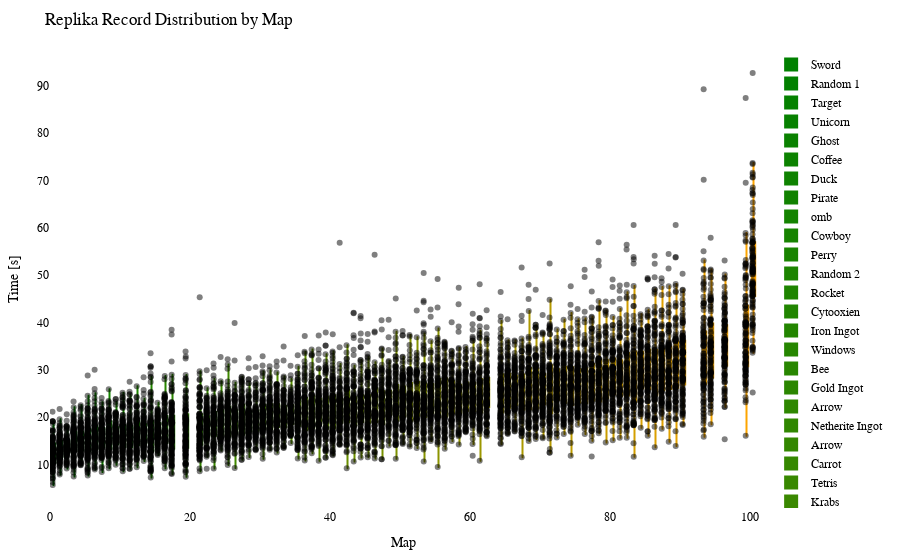

Notebook source saved alongside this figure:
### Code cell
import plotly.graph_objects as go
import plotly.io as pio
from matplotlib.colors import LinearSegmentedColormap, to_hex

df = getRecordsDataframe(minigame="Replika")

# sort df columns by mean value 
df = df.reindex(df.mean().sort_values().index, axis=1)

# drop sum column
df = df.drop(columns=["Sum"])

# replace 25 with NaN
df = df.replace(25, np.nan)

# remove "ms " from column names
df.columns = df.columns.str.replace('ms ', '')

# Exclude the first column (assuming it's the column you don't want to include)
df_to_html = df.iloc[:, 1:]

# Calculate the offset for centering the data points
num_columns = len(df_to_html.columns)
offset = 0.5

# Create a green to orange gradient
cmap = LinearSegmentedColormap.from_list("green_orange", ["green", "orange"])
colors = [to_hex(cmap(i / (num_columns - 1))) for i in range(num_columns)]

# Create a Swarm plot using Plotly
fig = go.Figure()

for i, (column, color) in enumerate(zip(df_to_html.columns, colors)):
    x_values = [i + offset] * len(df_to_html[column])  # Adjust x-values with offset for horizontal centering
    fig.add_trace(go.Box(x=x_values,
                         y=df_to_html[column],
                         name=column,
                         boxpoints='all',
                         pointpos=-0.5,  # Adjust point position to prevent overlapping
                         marker=dict(color='rgba(0,0,0,0.5)', size=6),  # Adjust marker color and size
                         line=dict(color=color),
                         fillcolor=color,
                         hovertext=df_to_html.index,
                         hoverinfo='name+text+y',
                         showlegend=True))

fig.update_layout(title="Replika Record Distribution by Map",
                  xaxis=dict(title="Map"),
                  yaxis=dict(title="Time [s]"),
                  showlegend=True,
                  font=dict(family="Arial", size=12, color="black"),  # Customize font
                  plot_bgcolor="white",  # Set background color
                  margin=dict(l=50, r=50, t=50, b=50),  # Adjust margins for better layout
                  )

# Show the figure
fig.show()

# Export the plot to an HTML file
pio.write_html(fig, "out/repl_swarm_plot.html")

### Figure 1 — Plotly figure (JSON) as saved in the notebook; plotly's stock layout.template omitted (floating-point values rounded to 4 significant figures; data arrays with more than 128 entries replaced by an {"elided": "..."} marker saying what was removed)
{"data": [{"boxpoints": "all", "fillcolor": "#008000", "hoverinfo": "name+text+y", "hovertext": {"elided": "211 str values"}, "line": {"color": "#008000"}, "marker": {"color": "rgba(0,0,0,0.5)", "size": 6}, "name": "Sword", "pointpos": -0.5, "showlegend": true, "type": "box", "x": {"elided": "211 float values"}, "y": {"elided": "211 float values"}}, {"boxpoints": "all", "fillcolor": "#028000", "hoverinfo": "name+text+y", "hovertext": {"elided": "211 str values"}, "line": {"color": "#028000"}, "marker": {"color": "rgba(0,0,0,0.5)", "size": 6}, "name": "Random 1", "pointpos": -0.5, "showlegend": true, "type": "box", "x": {"elided": "211 float values"}, "y": {"elided": "211 float values"}}, {"boxpoints": "all", "fillcolor": "#058100", "hoverinfo": "name+text+y", "hovertext": {"elided": "211 str values"}, "line": {"color": "#058100"}, "marker": {"color": "rgba(0,0,0,0.5)", "size": 6}, "name": "Target", "pointpos": -0.5, "showlegend": true, "type": "box", "x": {"elided": "211 float values"}, "y": {"elided": "211 float values"}}, {"boxpoints": "all", "fillcolor": "#078100", "hoverinfo": "name+text+y", "hovertext": {"elided": "211 str values"}, "line": {"color": "#078100"}, "marker": {"color": "rgba(0,0,0,0.5)", "size": 6}, "name": "Unicorn", "pointpos": -0.5, "showlegend": true, "type": "box", "x": {"elided": "211 float values"}, "y": {"elided": "211 float values"}}, {"boxpoints": "all", "fillcolor": "#0a8100", "hoverinfo": "name+text+y", "hovertext": {"elided": "211 str values"}, "line": {"color": "#0a8100"}, "marker": {"color": "rgba(0,0,0,0.5)", "size": 6}, "name": "Ghost", "pointpos": -0.5, "showlegend": true, "type": "box", "x": {"elided": "211 float values"}, "y": {"elided": "211 float values"}}, {"boxpoints": "all", "fillcolor": "#0c8200", "hoverinfo": "name+text+y", "hovertext": {"elided": "211 str values"}, "line": {"color": "#0c8200"}, "marker": {"color": "rgba(0,0,0,0.5)", "size": 6}, "name": "Coffee", "pointpos": -0.5, "showlegend": true, "type": "box", "x": {"elided": "211 float values"}, "y": {"elided": "211 float values"}}, {"boxpoints": "all", "fillcolor": "#0f8200", "hoverinfo": "name+text+y", "hovertext": {"elided": "211 str values"}, "line": {"color": "#0f8200"}, "marker": {"color": "rgba(0,0,0,0.5)", "size": 6}, "name": "Duck", "pointpos": -0.5, "showlegend": true, "type": "box", "x": {"elided": "211 float values"}, "y": {"elided": "211 float values"}}, {"boxpoints": "all", "fillcolor": "#118200", "hoverinfo": "name+text+y", "hovertext": {"elided": "211 str values"}, "line": {"color": "#118200"}, "marker": {"color": "rgba(0,0,0,0.5)", "size": 6}, "name": "Pirate", "pointpos": -0.5, "showlegend": true, "type": "box", "x": {"elided": "211 float values"}, "y": {"elided": "211 float values"}}, {"boxpoints": "all", "fillcolor": "#148300", "hoverinfo": "name+text+y", "hovertext": {"elided": "211 str values"}, "line": {"color": "#148300"}, "marker": {"color": "rgba(0,0,0,0.5)", "size": 6}, "name": "omb", "pointpos": -0.5, "showlegend": true, "type": "box", "x": {"elided": "211 float values"}, "y": {"elided": "211 float values"}}, {"boxpoints": "all", "fillcolor": "#178300", "hoverinfo": "name+text+y", "hovertext": {"elided": "211 str values"}, "line": {"color": "#178300"}, "marker": {"color": "rgba(0,0,0,0.5)", "size": 6}, "name": "Cowboy", "pointpos": -0.5, "showlegend": true, "type": "box", "x": {"elided": "211 float values"}, "y": {"elided": "211 float values"}}, {"boxpoints": "all", "fillcolor": "#198400", "hoverinfo": "name+text+y", "hovertext": {"elided": "211 str values"}, "line": {"color": "#198400"}, "marker": {"color": "rgba(0,0,0,0.5)", "size": 6}, "name": "Perry", "pointpos": -0.5, "showlegend": true, "type": "box", "x": {"elided": "211 float values"}, "y": {"elided": "211 float values"}}, {"boxpoints": "all", "fillcolor": "#1c8400", "hoverinfo": "name+text+y", "hovertext": {"elided": "211 str values"}, "line": {"color": "#1c8400"}, "marker": {"color": "rgba(0,0,0,0.5)", "size": 6}, "name": "Random 2", "pointpos": -0.5, "showlegend": true, "type": "box", "x": {"elided": "211 float values"}, "y": {"elided": "211 float values"}}, {"boxpoints": "all", "fillcolor": "#1e8400", "hoverinfo": "name+text+y", "hovertext": {"elided": "211 str values"}, "line": {"color": "#1e8400"}, "marker": {"color": "rgba(0,0,0,0.5)", "size": 6}, "name": "Rocket", "pointpos": -0.5, "showlegend": true, "type": "box", "x": {"elided": "211 float values"}, "y": {"elided": "211 float values"}}, {"boxpoints": "all", "fillcolor": "#218500", "hoverinfo": "name+text+y", "hovertext": {"elided": "211 str values"}, "line": {"color": "#218500"}, "marker": {"color": "rgba(0,0,0,0.5)", "size": 6}, "name": "Cytooxien", "pointpos": -0.5, "showlegend": true, "type": "box", "x": {"elided": "211 float values"}, "y": {"elided": "211 float values"}}, {"boxpoints": "all", "fillcolor": "#238500", "hoverinfo": "name+text+y", "hovertext": {"elided": "211 str values"}, "line": {"color": "#238500"}, "marker": {"color": "rgba(0,0,0,0.5)", "size": 6}, "name": "Iron Ingot", "pointpos": -0.5, "showlegend": true, "type": "box", "x": {"elided": "211 float values"}, "y": {"elided": "211 float values"}}, {"boxpoints": "all", "fillcolor": "#268600", "hoverinfo": "name+text+y", "hovertext": {"elided": "211 str values"}, "line": {"color": "#268600"}, "marker": {"color": "rgba(0,0,0,0.5)", "size": 6}, "name": "Windows", "pointpos": -0.5, "showlegend": true, "type": "box", "x": {"elided": "211 float values"}, "y": {"elided": "211 float values"}}, {"boxpoints": "all", "fillcolor": "#288600", "hoverinfo": "name+text+y", "hovertext": {"elided": "211 str values"}, "line": {"color": "#288600"}, "marker": {"color": "rgba(0,0,0,0.5)", "size": 6}, "name": "Bee", "pointpos": -0.5, "showlegend": true, "type": "box", "x": {"elided": "211 float values"}, "y": {"elided": "211 float values"}}, {"boxpoints": "all", "fillcolor": "#2b8600", "hoverinfo": "name+text+y", "hovertext": {"elided": "211 str values"}, "line": {"color": "#2b8600"}, "marker": {"color": "rgba(0,0,0,0.5)", "size": 6}, "name": "Gold Ingot", "pointpos": -0.5, "showlegend": true, "type": "box", "x": {"elided": "211 float values"}, "y": {"elided": "211 float values"}}, {"boxpoints": "all", "fillcolor": "#2e8700", "hoverinfo": "name+text+y", "hovertext": {"elided": "211 str values"}, "line": {"color": "#2e8700"}, "marker": {"color": "rgba(0,0,0,0.5)", "size": 6}, "name": "Arrow", "pointpos": -0.5, "showlegend": true, "type": "box", "x": {"elided": "211 float values"}, "y": {"elided": "211x2 float values"}}, {"boxpoints": "all", "fillcolor": "#308700", "hoverinfo": "name+text+y", "hovertext": {"elided": "211 str values"}, "line": {"color": "#308700"}, "marker": {"color": "rgba(0,0,0,0.5)", "size": 6}, "name": "Netherite Ingot", "pointpos": -0.5, "showlegend": true, "type": "box", "x": {"elided": "211 float values"}, "y": {"elided": "211 float values"}}, {"boxpoints": "all", "fillcolor": "#338700", "hoverinfo": "name+text+y", "hovertext": {"elided": "211 str values"}, "line": {"color": "#338700"}, "marker": {"color": "rgba(0,0,0,0.5)", "size": 6}, "name": "Arrow", "pointpos": -0.5, "showlegend": true, "type": "box", "x": {"elided": "211 float values"}, "y": {"elided": "211x2 float values"}}, {"boxpoints": "all", "fillcolor": "#358800", "hoverinfo": "name+text+y", "hovertext": {"elided": "211 str values"}, "line": {"color": "#358800"}, "marker": {"color": "rgba(0,0,0,0.5)", "size": 6}, "name": "Carrot", "pointpos": -0.5, "showlegend": true, "type": "box", "x": {"elided": "211 float values"}, "y": {"elided": "211 float values"}}, {"boxpoints": "all", "fillcolor": "#388800", "hoverinfo": "name+text+y", "hovertext": {"elided": "211 str values"}, "line": {"color": "#388800"}, "marker": {"color": "rgba(0,0,0,0.5)", "size": 6}, "name": "Tetris", "pointpos": -0.5, "showlegend": true, "type": "box", "x": {"elided": "211 float values"}, "y": {"elided": "211 float values"}}, {"boxpoints": "all", "fillcolor": "#3a8800", "hoverinfo": "name+text+y", "hovertext": {"elided": "211 str values"}, "line": {"color": "#3a8800"}, "marker": {"color": "rgba(0,0,0,0.5)", "size": 6}, "name": "Krabs", "pointpos": -0.5, "showlegend": true, "type": "box", "x": {"elided": "211 float values"}, "y": {"elided": "211 float values"}}, {"boxpoints": "all", "fillcolor": "#3d8900", "hoverinfo": "name+text+y", "hovertext": {"elided": "211 str values"}, "line": {"color": "#3d8900"}, "marker": {"color": "rgba(0,0,0,0.5)", "size": 6}, "name": "Cookie", "pointpos": -0.5, "showlegend": true, "type": "box", "x": {"elided": "211 float values"}, "y": {"elided": "211 float values"}}, {"boxpoints": "all", "fillcolor": "#408900", "hoverinfo": "name+text+y", "hovertext": {"elided": "211 str values"}, "line": {"color": "#408900"}, "marker": {"color": "rgba(0,0,0,0.5)", "size": 6}, "name": "Poppy", "pointpos": -0.5, "showlegend": true, "type": "box", "x": {"elided": "211 float values"}, "y": {"elided": "211 float values"}}, {"boxpoints": "all", "fillcolor": "#428a00", "hoverinfo": "name+text+y", "hovertext": {"elided": "211 str values"}, "line": {"color": "#428a00"}, "marker": {"color": "rgba(0,0,0,0.5)", "size": 6}, "name": "Koopa", "pointpos": -0.5, "showlegend": true, "type": "box", "x": {"elided": "211 float values"}, "y": {"elided": "211 float values"}}, {"boxpoints": "all", "fillcolor": "#458a00", "hoverinfo": "name+text+y", "hovertext": {"elided": "211 str values"}, "line": {"color": "#458a00"}, "marker": {"color": "rgba(0,0,0,0.5)", "size": 6}, "name": "Pacman Ghost", "pointpos": -0.5, "showlegend": true, "type": "box", "x": {"elided": "211 float values"}, "y": {"elided": "211 float values"}}, {"boxpoints": "all", "fillcolor": "#478a00", "hoverinfo": "name+text+y", "hovertext": {"elided": "211 str values"}, "line": {"color": "#478a00"}, "marker": {"color": "rgba(0,0,0,0.5)", "size": 6}, "name": "Water Temple", "pointpos": -0.5, "showlegend": true, "type": "box", "x": {"elided": "211 float values"}, "y": {"elided": "211 float values"}}, {"boxpoints": "all", "fillcolor": "#4a8b00", "hoverinfo": "name+text+y", "hovertext": {"elided": "211 str values"}, "line": {"color": "#4a8b00"}, "marker": {"color": "rgba(0,0,0,0.5)", "size": 6}, "name": "Twitch", "pointpos": -0.5, "showlegend": true, "type": "box", "x": {"elided": "211 float values"}, "y": {"elided": "211 float values"}}, {"boxpoints": "all", "fillcolor": "#4c8b00", "hoverinfo": "name+text+y", "hovertext": {"elided": "211 str values"}, "line": {"color": "#4c8b00"}, "marker": {"color": "rgba(0,0,0,0.5)", "size": 6}, "name": "Mario", "pointpos": -0.5, "showlegend": true, "type": "box", "x": {"elided": "211 float values"}, "y": {"elided": "211 float values"}}, {"boxpoints": "all", "fillcolor": "#4f8b00", "hoverinfo": "name+text+y", "hovertext": {"elided": "211 str values"}, "line": {"color": "#4f8b00"}, "marker": {"color": "rgba(0,0,0,0.5)", "size": 6}, "name": "Poke Ball", "pointpos": -0.5, "showlegend": true, "type": "box", "x": {"elided": "211 float values"}, "y": {"elided": "211 float values"}}, {"boxpoints": "all", "fillcolor": "#518c00", "hoverinfo": "name+text+y", "hovertext": {"elided": "211 str values"}, "line": {"color": "#518c00"}, "marker": {"color": "rgba(0,0,0,0.5)", "size": 6}, "name": "Diskette", "pointpos": -0.5, "showlegend": true, "type": "box", "x": {"elided": "211 float values"}, "y": {"elided": "211 float values"}}, {"boxpoints": "all", "fillcolor": "#548c00", "hoverinfo": "name+text+y", "hovertext": {"elided": "211 str values"}, "line": {"color": "#548c00"}, "marker": {"color": "rgba(0,0,0,0.5)", "size": 6}, "name": "Controller", "pointpos": -0.5, "showlegend": true, "type": "box", "x": {"elided": "211 float values"}, "y": {"elided": "211 float values"}}, {"boxpoints": "all", "fillcolor": "#578d00", "hoverinfo": "name+text+y", "hovertext": {"elided": "211 str values"}, "line": {"color": "#578d00"}, "marker": {"color": "rgba(0,0,0,0.5)", "size": 6}, "name": "Camera", "pointpos": -0.5, "showlegend": true, "type": "box", "x": {"elided": "211 float values"}, "y": {"elided": "211 float values"}}, {"boxpoints": "all", "fillcolor": "#598d00", "hoverinfo": "name+text+y", "hovertext": {"elided": "211 str values"}, "line": {"color": "#598d00"}, "marker": {"color": "rgba(0,0,0,0.5)", "size": 6}, "name": "Caterpie", "pointpos": -0.5, "showlegend": true, "type": "box", "x": {"elided": "211 float values"}, "y": {"elided": "211 float values"}}, {"boxpoints": "all", "fillcolor": "#5c8d00", "hoverinfo": "name+text+y", "hovertext": {"elided": "211 str values"}, "line": {"color": "#5c8d00"}, "marker": {"color": "rgba(0,0,0,0.5)", "size": 6}, "name": "House", "pointpos": -0.5, "showlegend": true, "type": "box", "x": {"elided": "211 float values"}, "y": {"elided": "211 float values"}}, {"boxpoints": "all", "fillcolor": "#5e8e00", "hoverinfo": "name+text+y", "hovertext": {"elided": "211 str values"}, "line": {"color": "#5e8e00"}, "marker": {"color": "rgba(0,0,0,0.5)", "size": 6}, "name": "YouTube", "pointpos": -0.5, "showlegend": true, "type": "box", "x": {"elided": "211 float values"}, "y": {"elided": "211 float values"}}, {"boxpoints": "all", "fillcolor": "#618e00", "hoverinfo": "name+text+y", "hovertext": {"elided": "211 str values"}, "line": {"color": "#618e00"}, "marker": {"color": "rgba(0,0,0,0.5)", "size": 6}, "name": "Parrot", "pointpos": -0.5, "showlegend": true, "type": "box", "x": {"elided": "211 float values"}, "y": {"elided": "211 float values"}}, {"boxpoints": "all", "fillcolor": "#638e00", "hoverinfo": "name+text+y", "hovertext": {"elided": "211 str values"}, "line": {"color": "#638e00"}, "marker": {"color": "rgba(0,0,0,0.5)", "size": 6}, "name": "Sonic", "pointpos": -0.5, "showlegend": true, "type": "box", "x": {"elided": "211 float values"}, "y": {"elided": "211 float values"}}, {"boxpoints": "all", "fillcolor": "#668f00", "hoverinfo": "name+text+y", "hovertext": {"elided": "211 str values"}, "line": {"color": "#668f00"}, "marker": {"color": "rgba(0,0,0,0.5)", "size": 6}, "name": "Chicken", "pointpos": -0.5, "showlegend": true, "type": "box", "x": {"elided": "211 float values"}, "y": {"elided": "211 float values"}}, {"boxpoints": "all", "fillcolor": "#688f00", "hoverinfo": "name+text+y", "hovertext": {"elided": "211 str values"}, "line": {"color": "#688f00"}, "marker": {"color": "rgba(0,0,0,0.5)", "size": 6}, "name": "Twitter", "pointpos": -0.5, "showlegend": true, "type": "box", "x": {"elided": "211 float values"}, "y": {"elided": "211 float values"}}, {"boxpoints": "all", "fillcolor": "#6b9000", "hoverinfo": "name+text+y", "hovertext": {"elided": "211 str values"}, "line": {"color": "#6b9000"}, "marker": {"color": "rgba(0,0,0,0.5)", "size": 6}, "name": "Excavator", "pointpos": -0.5, "showlegend": true, "type": "box", "x": {"elided": "211 float values"}, "y": {"elided": "211 float values"}}, {"boxpoints": "all", "fillcolor": "#6e9000", "hoverinfo": "name+text+y", "hovertext": {"elided": "211 str values"}, "line": {"color": "#6e9000"}, "marker": {"color": "rgba(0,0,0,0.5)", "size": 6}, "name": "Baby Yoda", "pointpos": -0.5, "showlegend": true, "type": "box", "x": {"elided": "211 float values"}, "y": {"elided": "211 float values"}}, {"boxpoints": "all", "fillcolor": "#709000", "hoverinfo": "name+text+y", "hovertext": {"elided": "211 str values"}, "line": {"color": "#709000"}, "marker": {"color": "rgba(0,0,0,0.5)", "size": 6}, "name": "Frog", "pointpos": -0.5, "showlegend": true, "type": "box", "x": {"elided": "211 float values"}, "y": {"elided": "211 float values"}}, {"boxpoints": "all", "fillcolor": "#739100", "hoverinfo": "name+text+y", "hovertext": {"elided": "211 str values"}, "line": {"color": "#739100"}, "marker": {"color": "rgba(0,0,0,0.5)", "size": 6}, "name": "of Meat", "pointpos": -0.5, "showlegend": true, "type": "box", "x": {"elided": "211 float values"}, "y": {"elided": "211 float values"}}, {"boxpoints": "all", "fillcolor": "#759100", "hoverinfo": "name+text+y", "hovertext": {"elided": "211 str values"}, "line": {"color": "#759100"}, "marker": {"color": "rgba(0,0,0,0.5)", "size": 6}, "name": "Egg", "pointpos": -0.5, "showlegend": true, "type": "box", "x": {"elided": "211 float values"}, "y": {"elided": "211 float values"}}, {"boxpoints": "all", "fillcolor": "#789100", "hoverinfo": "name+text+y", "hovertext": {"elided": "211 str values"}, "line": {"color": "#789100"}, "marker": {"color": "rgba(0,0,0,0.5)", "size": 6}, "name": "Fox", "pointpos": -0.5, "showlegend": true, "type": "box", "x": {"elided": "211 float values"}, "y": {"elided": "211 float values"}}, {"boxpoints": "all", "fillcolor": "#7a9200", "hoverinfo": "name+text+y", "hovertext": {"elided": "211 str values"}, "line": {"color": "#7a9200"}, "marker": {"color": "rgba(0,0,0,0.5)", "size": 6}, "name": "Thinking 2", "pointpos": -0.5, "showlegend": true, "type": "box", "x": {"elided": "211 float values"}, "y": {"elided": "211 float values"}}, {"boxpoints": "all", "fillcolor": "#7d9200", "hoverinfo": "name+text+y", "hovertext": {"elided": "211 str values"}, "line": {"color": "#7d9200"}, "marker": {"color": "rgba(0,0,0,0.5)", "size": 6}, "name": "The Sea", "pointpos": -0.5, "showlegend": true, "type": "box", "x": {"elided": "211 float values"}, "y": {"elided": "211 float values"}}, {"boxpoints": "all", "fillcolor": "#809300", "hoverinfo": "name+text+y", "hovertext": {"elided": "211 str values"}, "line": {"color": "#809300"}, "marker": {"color": "rgba(0,0,0,0.5)", "size": 6}, "name": "Thinking", "pointpos": -0.5, "showlegend": true, "type": "box", "x": {"elided": "211 float values"}, "y": {"elided": "211 float values"}}, {"boxpoints": "all", "fillcolor": "#829300", "hoverinfo": "name+text+y", "hovertext": {"elided": "211 str values"}, "line": {"color": "#829300"}, "marker": {"color": "rgba(0,0,0,0.5)", "size": 6}, "name": "Tree", "pointpos": -0.5, "showlegend": true, "type": "box", "x": {"elided": "211 float values"}, "y": {"elided": "211 float values"}}, {"boxpoints": "all", "fillcolor": "#859300", "hoverinfo": "name+text+y", "hovertext": {"elided": "211 str values"}, "line": {"color": "#859300"}, "marker": {"color": "rgba(0,0,0,0.5)", "size": 6}, "name": "ppHop 2", "pointpos": -0.5, "showlegend": true, "type": "box", "x": {"elided": "211 float values"}, "y": {"elided": "211 float values"}}, {"boxpoints": "all", "fillcolor": "#879400", "hoverinfo": "name+text+y", "hovertext": {"elided": "211 str values"}, "line": {"color": "#879400"}, "marker": {"color": "rgba(0,0,0,0.5)", "size": 6}, "name": "Pizza", "pointpos": -0.5, "showlegend": true, "type": "box", "x": {"elided": "211 float values"}, "y": {"elided": "211 float values"}}, {"boxpoints": "all", "fillcolor": "#8a9400", "hoverinfo": "name+text+y", "hovertext": {"elided": "211 str values"}, "line": {"color": "#8a9400"}, "marker": {"color": "rgba(0,0,0,0.5)", "size": 6}, "name": "Heart", "pointpos": -0.5, "showlegend": true, "type": "box", "x": {"elided": "211 float values"}, "y": {"elided": "211 float values"}}, {"boxpoints": "all", "fillcolor": "#8c9400", "hoverinfo": "name+text+y", "hovertext": {"elided": "211 str values"}, "line": {"color": "#8c9400"}, "marker": {"color": "rgba(0,0,0,0.5)", "size": 6}, "name": "Sheep", "pointpos": -0.5, "showlegend": true, "type": "box", "x": {"elided": "211 float values"}, "y": {"elided": "211 float values"}}, {"boxpoints": "all", "fillcolor": "#8f9500", "hoverinfo": "name+text+y", "hovertext": {"elided": "211 str values"}, "line": {"color": "#8f9500"}, "marker": {"color": "rgba(0,0,0,0.5)", "size": 6}, "name": "French Fries", "pointpos": -0.5, "showlegend": true, "type": "box", "x": {"elided": "211 float values"}, "y": {"elided": "211 float values"}}, {"boxpoints": "all", "fillcolor": "#919500", "hoverinfo": "name+text+y", "hovertext": {"elided": "211 str values"}, "line": {"color": "#919500"}, "marker": {"color": "rgba(0,0,0,0.5)", "size": 6}, "name": "Skeleton", "pointpos": -0.5, "showlegend": true, "type": "box", "x": {"elided": "211 float values"}, "y": {"elided": "211 float values"}}, {"boxpoints": "all", "fillcolor": "#949500", "hoverinfo": "name+text+y", "hovertext": {"elided": "211 str values"}, "line": {"color": "#949500"}, "marker": {"color": "rgba(0,0,0,0.5)", "size": 6}, "name": "Up", "pointpos": -0.5, "showlegend": true, "type": "box", "x": {"elided": "211 float values"}, "y": {"elided": "211 float values"}}, {"boxpoints": "all", "fillcolor": "#979600", "hoverinfo": "name+text+y", "hovertext": {"elided": "211 str values"}, "line": {"color": "#979600"}, "marker": {"color": "rgba(0,0,0,0.5)", "size": 6}, "name": "Among Us", "pointpos": -0.5, "showlegend": true, "type": "box", "x": {"elided": "211 float values"}, "y": {"elided": "211 float values"}}, {"boxpoints": "all", "fillcolor": "#999600", "hoverinfo": "name+text+y", "hovertext": {"elided": "211 str values"}, "line": {"color": "#999600"}, "marker": {"color": "rgba(0,0,0,0.5)", "size": 6}, "name": "Mountain", "pointpos": -0.5, "showlegend": true, "type": "box", "x": {"elided": "211 float values"}, "y": {"elided": "211 float values"}}, {"boxpoints": "all", "fillcolor": "#9c9700", "hoverinfo": "name+text+y", "hovertext": {"elided": "211 str values"}, "line": {"color": "#9c9700"}, "marker": {"color": "rgba(0,0,0,0.5)", "size": 6}, "name": "Cherry", "pointpos": -0.5, "showlegend": true, "type": "box", "x": {"elided": "211 float values"}, "y": {"elided": "211 float values"}}, {"boxpoints": "all", "fillcolor": "#9e9700", "hoverinfo": "name+text+y", "hovertext": {"elided": "211 str values"}, "line": {"color": "#9e9700"}, "marker": {"color": "rgba(0,0,0,0.5)", "size": 6}, "name": "Hourglass", "pointpos": -0.5, "showlegend": true, "type": "box", "x": {"elided": "211 float values"}, "y": {"elided": "211 float values"}}, {"boxpoints": "all", "fillcolor": "#a19700", "hoverinfo": "name+text+y", "hovertext": {"elided": "211 str values"}, "line": {"color": "#a19700"}, "marker": {"color": "rgba(0,0,0,0.5)", "size": 6}, "name": "Cow", "pointpos": -0.5, "showlegend": true, "type": "box", "x": {"elided": "211 float values"}, "y": {"elided": "211x2 float values"}}, {"boxpoints": "all", "fillcolor": "#a39800", "hoverinfo": "name+text+y", "hovertext": {"elided": "211 str values"}, "line": {"color": "#a39800"}, "marker": {"color": "rgba(0,0,0,0.5)", "size": 6}, "name": "Wizard", "pointpos": -0.5, "showlegend": true, "type": "box", "x": {"elided": "211 float values"}, "y": {"elided": "211 float values"}}, {"boxpoints": "all", "fillcolor": "#a69800", "hoverinfo": "name+text+y", "hovertext": {"elided": "211 str values"}, "line": {"color": "#a69800"}, "marker": {"color": "rgba(0,0,0,0.5)", "size": 6}, "name": "Galaxian Alien", "pointpos": -0.5, "showlegend": true, "type": "box", "x": {"elided": "211 float values"}, "y": {"elided": "211 float values"}}, {"boxpoints": "all", "fillcolor": "#a89800", "hoverinfo": "name+text+y", "hovertext": {"elided": "211 str values"}, "line": {"color": "#a89800"}, "marker": {"color": "rgba(0,0,0,0.5)", "size": 6}, "name": "Blue Monster", "pointpos": -0.5, "showlegend": true, "type": "box", "x": {"elided": "211 float values"}, "y": {"elided": "211 float values"}}, {"boxpoints": "all", "fillcolor": "#ab9900", "hoverinfo": "name+text+y", "hovertext": {"elided": "211 str values"}, "line": {"color": "#ab9900"}, "marker": {"color": "rgba(0,0,0,0.5)", "size": 6}, "name": "Eevee", "pointpos": -0.5, "showlegend": true, "type": "box", "x": {"elided": "211 float values"}, "y": {"elided": "211 float values"}}, {"boxpoints": "all", "fillcolor": "#ae9900", "hoverinfo": "name+text+y", "hovertext": {"elided": "211 str values"}, "line": {"color": "#ae9900"}, "marker": {"color": "rgba(0,0,0,0.5)", "size": 6}, "name": "Zombie", "pointpos": -0.5, "showlegend": true, "type": "box", "x": {"elided": "211 float values"}, "y": {"elided": "211 float values"}}, {"boxpoints": "all", "fillcolor": "#b09a00", "hoverinfo": "name+text+y", "hovertext": {"elided": "211 str values"}, "line": {"color": "#b09a00"}, "marker": {"color": "rgba(0,0,0,0.5)", "size": 6}, "name": "ppHop 1", "pointpos": -0.5, "showlegend": true, "type": "box", "x": {"elided": "211 float values"}, "y": {"elided": "211 float values"}}, {"boxpoints": "all", "fillcolor": "#b39a00", "hoverinfo": "name+text+y", "hovertext": {"elided": "211 str values"}, "line": {"color": "#b39a00"}, "marker": {"color": "rgba(0,0,0,0.5)", "size": 6}, "name": "Spider", "pointpos": -0.5, "showlegend": true, "type": "box", "x": {"elided": "211 float values"}, "y": {"elided": "211 float values"}}, {"boxpoints": "all", "fillcolor": "#b59a00", "hoverinfo": "name+text+y", "hovertext": {"elided": "211 str values"}, "line": {"color": "#b59a00"}, "marker": {"color": "rgba(0,0,0,0.5)", "size": 6}, "name": "Penguin", "pointpos": -0.5, "showlegend": true, "type": "box", "x": {"elided": "211 float values"}, "y": {"elided": "211 float values"}}, {"boxpoints": "all", "fillcolor": "#b89b00", "hoverinfo": "name+text+y", "hovertext": {"elided": "211 str values"}, "line": {"color": "#b89b00"}, "marker": {"color": "rgba(0,0,0,0.5)", "size": 6}, "name": "Slime", "pointpos": -0.5, "showlegend": true, "type": "box", "x": {"elided": "211 float values"}, "y": {"elided": "211 float values"}}, {"boxpoints": "all", "fillcolor": "#ba9b00", "hoverinfo": "name+text+y", "hovertext": {"elided": "211 str values"}, "line": {"color": "#ba9b00"}, "marker": {"color": "rgba(0,0,0,0.5)", "size": 6}, "name": "Turtle", "pointpos": -0.5, "showlegend": true, "type": "box", "x": {"elided": "211 float values"}, "y": {"elided": "211 float values"}}, {"boxpoints": "all", "fillcolor": "#bd9b00", "hoverinfo": "name+text+y", "hovertext": {"elided": "211 str values"}, "line": {"color": "#bd9b00"}, "marker": {"color": "rgba(0,0,0,0.5)", "size": 6}, "name": "Mouse", "pointpos": -0.5, "showlegend": true, "type": "box", "x": {"elided": "211 float values"}, "y": {"elided": "211 float values"}}, {"boxpoints": "all", "fillcolor": "#c09c00", "hoverinfo": "name+text+y", "hovertext": {"elided": "211 str values"}, "line": {"color": "#c09c00"}, "marker": {"color": "rgba(0,0,0,0.5)", "size": 6}, "name": "Instagram", "pointpos": -0.5, "showlegend": true, "type": "box", "x": {"elided": "211 float values"}, "y": {"elided": "211 float values"}}, {"boxpoints": "all", "fillcolor": "#c29c00", "hoverinfo": "name+text+y", "hovertext": {"elided": "211 str values"}, "line": {"color": "#c29c00"}, "marker": {"color": "rgba(0,0,0,0.5)", "size": 6}, "name": "muss los", "pointpos": -0.5, "showlegend": true, "type": "box", "x": {"elided": "211 float values"}, "y": {"elided": "211 float values"}}, {"boxpoints": "all", "fillcolor": "#c59d00", "hoverinfo": "name+text+y", "hovertext": {"elided": "211 str values"}, "line": {"color": "#c59d00"}, "marker": {"color": "rgba(0,0,0,0.5)", "size": 6}, "name": "Skeleton Skull", "pointpos": -0.5, "showlegend": true, "type": "box", "x": {"elided": "211 float values"}, "y": {"elided": "211 float values"}}, {"boxpoints": "all", "fillcolor": "#c79d00", "hoverinfo": "name+text+y", "hovertext": {"elided": "211 str values"}, "line": {"color": "#c79d00"}, "marker": {"color": "rgba(0,0,0,0.5)", "size": 6}, "name": "Blinky", "pointpos": -0.5, "showlegend": true, "type": "box", "x": {"elided": "211 float values"}, "y": {"elided": "211 float values"}}, {"boxpoints": "all", "fillcolor": "#ca9d00", "hoverinfo": "name+text+y", "hovertext": {"elided": "211 str values"}, "line": {"color": "#ca9d00"}, "marker": {"color": "rgba(0,0,0,0.5)", "size": 6}, "name": "Charizard", "pointpos": -0.5, "showlegend": true, "type": "box", "x": {"elided": "211 float values"}, "y": {"elided": "211 float values"}}, {"boxpoints": "all", "fillcolor": "#cc9e00", "hoverinfo": "name+text+y", "hovertext": {"elided": "211 str values"}, "line": {"color": "#cc9e00"}, "marker": {"color": "rgba(0,0,0,0.5)", "size": 6}, "name": "Cake", "pointpos": -0.5, "showlegend": true, "type": "box", "x": {"elided": "211 float values"}, "y": {"elided": "211 float values"}}, {"boxpoints": "all", "fillcolor": "#cf9e00", "hoverinfo": "name+text+y", "hovertext": {"elided": "211 str values"}, "line": {"color": "#cf9e00"}, "marker": {"color": "rgba(0,0,0,0.5)", "size": 6}, "name": "Globe", "pointpos": -0.5, "showlegend": true, "type": "box", "x": {"elided": "211 float values"}, "y": {"elided": "211 float values"}}, {"boxpoints": "all", "fillcolor": "#d19e00", "hoverinfo": "name+text+y", "hovertext": {"elided": "211 str values"}, "line": {"color": "#d19e00"}, "marker": {"color": "rgba(0,0,0,0.5)", "size": 6}, "name": "Princess", "pointpos": -0.5, "showlegend": true, "type": "box", "x": {"elided": "211 float values"}, "y": {"elided": "211 float values"}}, {"boxpoints": "all", "fillcolor": "#d49f00", "hoverinfo": "name+text+y", "hovertext": {"elided": "211 str values"}, "line": {"color": "#d49f00"}, "marker": {"color": "rgba(0,0,0,0.5)", "size": 6}, "name": "Apple", "pointpos": -0.5, "showlegend": true, "type": "box", "x": {"elided": "211 float values"}, "y": {"elided": "211 float values"}}, {"boxpoints": "all", "fillcolor": "#d79f00", "hoverinfo": "name+text+y", "hovertext": {"elided": "211 str values"}, "line": {"color": "#d79f00"}, "marker": {"color": "rgba(0,0,0,0.5)", "size": 6}, "name": "TNT", "pointpos": -0.5, "showlegend": true, "type": "box", "x": {"elided": "211 float values"}, "y": {"elided": "211 float values"}}, {"boxpoints": "all", "fillcolor": "#d99f00", "hoverinfo": "name+text+y", "hovertext": {"elided": "211 str values"}, "line": {"color": "#d99f00"}, "marker": {"color": "rgba(0,0,0,0.5)", "size": 6}, "name": "Smurf", "pointpos": -0.5, "showlegend": true, "type": "box", "x": {"elided": "211 float values"}, "y": {"elided": "211 float values"}}, {"boxpoints": "all", "fillcolor": "#dca000", "hoverinfo": "name+text+y", "hovertext": {"elided": "211 str values"}, "line": {"color": "#dca000"}, "marker": {"color": "rgba(0,0,0,0.5)", "size": 6}, "name": "Kitty", "pointpos": -0.5, "showlegend": true, "type": "box", "x": {"elided": "211 float values"}, "y": {"elided": "211 float values"}}, {"boxpoints": "all", "fillcolor": "#dea000", "hoverinfo": "name+text+y", "hovertext": {"elided": "211 str values"}, "line": {"color": "#dea000"}, "marker": {"color": "rgba(0,0,0,0.5)", "size": 6}, "name": "Mooshroom", "pointpos": -0.5, "showlegend": true, "type": "box", "x": {"elided": "211 float values"}, "y": {"elided": "211 float values"}}, {"boxpoints": "all", "fillcolor": "#e1a100", "hoverinfo": "name+text+y", "hovertext": {"elided": "211 str values"}, "line": {"color": "#e1a100"}, "marker": {"color": "rgba(0,0,0,0.5)", "size": 6}, "name": "Robin Hood", "pointpos": -0.5, "showlegend": true, "type": "box", "x": {"elided": "211 float values"}, "y": {"elided": "211 float values"}}, {"boxpoints": "all", "fillcolor": "#e3a100", "hoverinfo": "name+text+y", "hovertext": {"elided": "211 str values"}, "line": {"color": "#e3a100"}, "marker": {"color": "rgba(0,0,0,0.5)", "size": 6}, "name": "Toad", "pointpos": -0.5, "showlegend": true, "type": "box", "x": {"elided": "211 float values"}, "y": {"elided": "211 float values"}}, {"boxpoints": "all", "fillcolor": "#e6a100", "hoverinfo": "name+text+y", "hovertext": {"elided": "211 str values"}, "line": {"color": "#e6a100"}, "marker": {"color": "rgba(0,0,0,0.5)", "size": 6}, "name": "Guardian", "pointpos": -0.5, "showlegend": true, "type": "box", "x": {"elided": "211 float values"}, "y": {"elided": "211 float values"}}, {"boxpoints": "all", "fillcolor": "#e8a200", "hoverinfo": "name+text+y", "hovertext": {"elided": "211 str values"}, "line": {"color": "#e8a200"}, "marker": {"color": "rgba(0,0,0,0.5)", "size": 6}, "name": "Doge", "pointpos": -0.5, "showlegend": true, "type": "box", "x": {"elided": "211 float values"}, "y": {"elided": "211x2 float values"}}, {"boxpoints": "all", "fillcolor": "#eba200", "hoverinfo": "name+text+y", "hovertext": {"elided": "211 str values"}, "line": {"color": "#eba200"}, "marker": {"color": "rgba(0,0,0,0.5)", "size": 6}, "name": "Cow", "pointpos": -0.5, "showlegend": true, "type": "box", "x": {"elided": "211 float values"}, "y": {"elided": "211x2 float values"}}, {"boxpoints": "all", "fillcolor": "#eea300", "hoverinfo": "name+text+y", "hovertext": {"elided": "211 str values"}, "line": {"color": "#eea300"}, "marker": {"color": "rgba(0,0,0,0.5)", "size": 6}, "name": "Ender Pearl", "pointpos": -0.5, "showlegend": true, "type": "box", "x": {"elided": "211 float values"}, "y": {"elided": "211 float values"}}, {"boxpoints": "all", "fillcolor": "#f0a300", "hoverinfo": "name+text+y", "hovertext": {"elided": "211 str values"}, "line": {"color": "#f0a300"}, "marker": {"color": "rgba(0,0,0,0.5)", "size": 6}, "name": "Kirby", "pointpos": -0.5, "showlegend": true, "type": "box", "x": {"elided": "211 float values"}, "y": {"elided": "211 float values"}}, {"boxpoints": "all", "fillcolor": "#f3a300", "hoverinfo": "name+text+y", "hovertext": {"elided": "211 str values"}, "line": {"color": "#f3a300"}, "marker": {"color": "rgba(0,0,0,0.5)", "size": 6}, "name": "Doge", "pointpos": -0.5, "showlegend": true, "type": "box", "x": {"elided": "211 float values"}, "y": {"elided": "211x2 float values"}}, {"boxpoints": "all", "fillcolor": "#f5a400", "hoverinfo": "name+text+y", "hovertext": {"elided": "211 str values"}, "line": {"color": "#f5a400"}, "marker": {"color": "rgba(0,0,0,0.5)", "size": 6}, "name": "Piranha Plant", "pointpos": -0.5, "showlegend": true, "type": "box", "x": {"elided": "211 float values"}, "y": {"elided": "211 float values"}}, {"boxpoints": "all", "fillcolor": "#f8a400", "hoverinfo": "name+text+y", "hovertext": {"elided": "211 str values"}, "line": {"color": "#f8a400"}, "marker": {"color": "rgba(0,0,0,0.5)", "size": 6}, "name": "Deadpool", "pointpos": -0.5, "showlegend": true, "type": "box", "x": {"elided": "211 float values"}, "y": {"elided": "211x2 float values"}}, {"boxpoints": "all", "fillcolor": "#faa400", "hoverinfo": "name+text+y", "hovertext": {"elided": "211 str values"}, "line": {"color": "#faa400"}, "marker": {"color": "rgba(0,0,0,0.5)", "size": 6}, "name": "Deadpool", "pointpos": -0.5, "showlegend": true, "type": "box", "x": {"elided": "211 float values"}, "y": {"elided": "211x2 float values"}}, {"boxpoints": "all", "fillcolor": "#fda500", "hoverinfo": "name+text+y", "hovertext": {"elided": "211 str values"}, "line": {"color": "#fda500"}, "marker": {"color": "rgba(0,0,0,0.5)", "size": 6}, "name": "Pikachu", "pointpos": -0.5, "showlegend": true, "type": "box", "x": {"elided": "211 float values"}, "y": {"elided": "211 float values"}}, {"boxpoints": "all", "fillcolor": "#ffa500", "hoverinfo": "name+text+y", "hovertext": {"elided": "211 str values"}, "line": {"color": "#ffa500"}, "marker": {"color": "rgba(0,0,0,0.5)", "size": 6}, "name": "Creeper", "pointpos": -0.5, "showlegend": true, "type": "box", "x": {"elided": "211 float values"}, "y": {"elided": "211 float values"}}], "layout": {"font": {"color": "black", "family": "Arial", "size": 12}, "margin": {"b": 50, "l": 50, "r": 50, "t": 50}, "plot_bgcolor": "white", "showlegend": true, "title": {"text": "Replika Record Distribution by Map"}, "xaxis": {"title": {"text": "Map"}}, "yaxis": {"title": {"text": "Time [s]"}}}}
